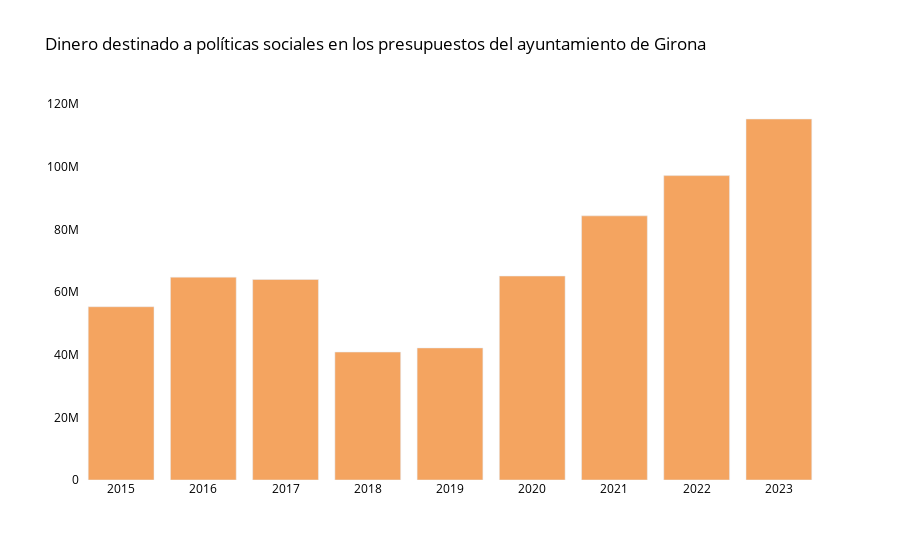

The code cell stored with this chart in its notebook:
### Markdown cell above
### Gráfico de barras con Plotly

### Code cell
#!pip install plotly
import plotly.graph_objects as go
from plotly.offline import init_notebook_mode, iplot
init_notebook_mode(connected=True)

trace1 = go.Bar(
    x = años,
    y = creditossocial,
    name = 'Numero',
    marker=dict(color='#f4a460')
)
datas = [trace1]


# Creamos el layout
layout = dict(
            # Título
            title = dict( text = "Dinero destinado a políticas sociales en los presupuestos del ayuntamiento de Girona" ),
    font=dict(color='black'),
     xaxis = dict(
      tickmode = 'linear',
      tick0 = 2021,
      dtick = 1
   ),
     plot_bgcolor='white'       
         )
fig = go.Figure(data=datas, layout=layout)
iplot(fig) #Para mostrar el gráfico
#fig.write_html('../images/presupuestosocial1523.html') # Lo guardamos en formato HTML para incrustarlo en la web

### Figure 1 — Plotly figure (JSON) as saved in the notebook; plotly's stock layout.template omitted (floating-point values rounded to 4 significant figures)
{"data": [{"marker": {"color": "#f4a460"}, "name": "Numero", "type": "bar", "x": ["2015", "2016", "2017", "2018", "2019", "2020", "2021", "2022", "2023"], "y": [55300000.0, 64750000.0, 63990000.0, 40830000.0, 42150000.0, 65100000.0, 84300000.0, 97150000.0, 115200000.0]}], "layout": {"font": {"color": "black"}, "plot_bgcolor": "white", "title": {"text": "Dinero destinado a políticas sociales en los presupuestos del ayuntamiento de Girona"}, "xaxis": {"dtick": 1, "tick0": 2021, "tickmode": "linear"}}}
